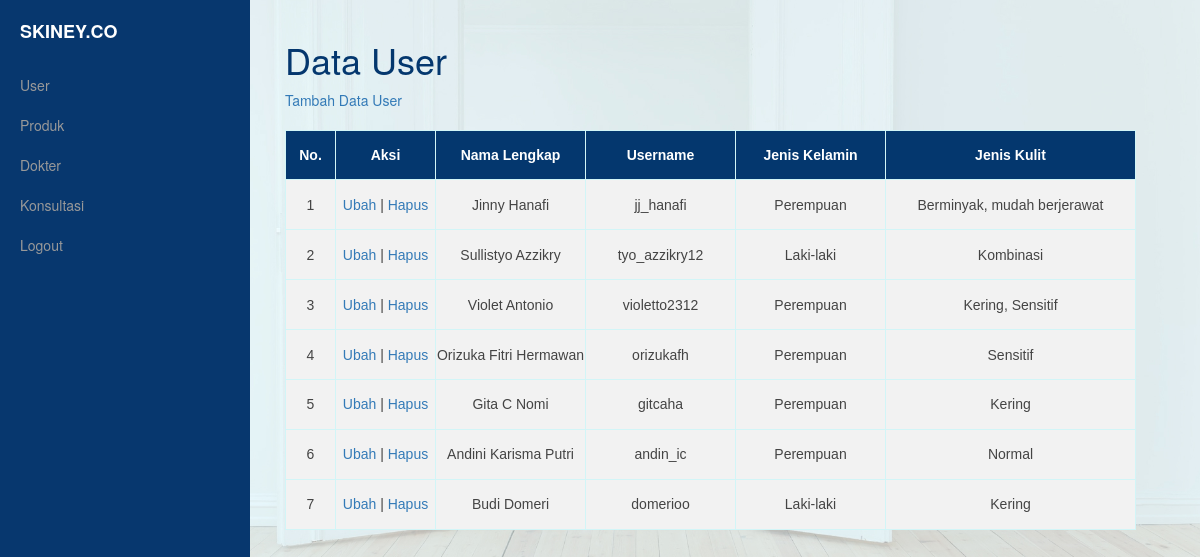
The page /data_user/daftar_user.php on the database its author committed.
### tables this page shows
CREATE TABLE `user` (
  `id` int(11) NOT NULL,
  `nama_lengkap` varchar(100) NOT NULL,
  `username` varchar(50) NOT NULL,
  `password` varchar(200) NOT NULL,
  `jenis_kelamin` varchar(30) NOT NULL,
  `jenis_kulit` varchar(100) NOT NULL
);

### functions.php (called while the page is built, shortened)
<?php
$koneksi = mysqli_connect("localhost", "root", "", "joco");
function query($query) {
    global $koneksi;
    $result = mysqli_query($koneksi, $query);
    $rows = [];
    while( $row = mysqli_fetch_assoc($result) ) {
        $rows[] = $row;
    }
    return $rows;
}
?>

### data_user/daftar_user.php (the view, shortened to what this page needs)
<?php
require 'C:/xampp/htdocs/jo&co-web/functions.php';
$user = query("SELECT * FROM user");
?>
<!DOCTYPE html>
<html lang="en">
<head>
    <link href="css/bootstrap.min.css" rel="stylesheet">
    <link href="css/simple-sidebar.css" rel="stylesheet">
</head>
<body>
    <div id="wrapper">
        <div id="sidebar-wrapper">
            <ul class="sidebar-nav">
                <li class="sidebar-brand">
                    <a href="../dashboard.php">
                        <b> SKINEY.CO </b>
                    </a>
                </li>
                <li>
                    <a href="../data_user/daftar_user.php">User</a>
                </li>
                <li>
                    <a href="../produk/daftar_produk.php">Produk</a>
                </li>
                <li>
                    <a href="../dokter/daftar_dokter.php">Dokter</a>
                </li>
                <li>
                    <a href="../konsultasi/daftar_konsultasi.php">Konsultasi</a>
                </li>
                <li>
                <a href="../logout.php" onclick="return confirm('Apakah Anda yakin ingin keluar?');"> Logout </a>
                </li>
            </ul>
        </div>
        <div id="page-content-wrapper">
            <div class="container-fluid">
                <div class="row">
                    <div class="col-lg-12">
                        <h1 class="warnakita">Data User</h1>
                        <a href="tambah_user.php"> Tambah Data User </a>
                        <br><br>
                        <table class="table1" border="1">
                            <tr>
                                <th width="50px"> <center> <b> No. </b> </center> </th>
                                <th width="100px"> <center> <b> Aksi </b> </center> </th>
                                <th width="150px"> <center> <b> Nama Lengkap </b> </center> </th>
                                <th width="150px"> <center> <b> Username </b> </center> </th>
                                <th width="150px"> <center> <b> Jenis Kelamin </b> </center> </th>
                                <th width="250px"> <center> <b> Jenis Kulit </b> </center> </th>
                            </tr>
                            <?php $i = 1; ?>
                            <?php foreach($user as $row) : ?>
                            <tr>
                                <td> <?= $i ?> </td>
                                <td>
                                    <a href="ubah_user.php?id=<?= $row["id"]; ?>"> Ubah </a> |
                                    <a href="hapus_user.php?id=<?= $row["id"]; ?>"> Hapus </a>
                                </td>
                                <td> <?= $row["nama_lengkap"]; ?> </td>
                                <td> <?= $row["username"]; ?> </td>
                                <td> <?= $row["jenis_kelamin"]; ?> </td>
                                <td> <?= $row["jenis_kulit"] ?> </td>
                            </tr>
                            <?php $i++; ?>
                            <?php endforeach; ?>
</table>
                    </div>
                </div>
            </div>
        </div>
    </div>
</body>
</html>

### data_user/css/simple-sidebar.css (style rules this page uses)
#wrapper { padding-left: 0; -webkit-transition: all 0.5s ease; -moz-transition: all 0.5s ease; -o-transition: all 0.5s ease; transition: all 0.5s ease; }
#sidebar-wrapper { z-index: 1000; position: fixed; left: 250px; width: 0; height: 100%; margin-left: -250px; overflow-y: auto; background: rgb(7, 55, 110); -webkit-transition: all 0.5s ease; -moz-transition: all 0.5s ease; -o-transition: all 0.5s ease; transition: all 0.5s ease; }
#page-content-wrapper { width: 100%; padding: 15px; }
.sidebar-nav { position: absolute; top: 0; width: 250px; margin: 0; padding: 0; list-style: none; }
.sidebar-nav li { text-indent: 20px; line-height: 40px; }
.sidebar-nav li a { display: block; text-decoration: none; color: #999999; }
.sidebar-nav > .sidebar-brand { height: 65px; font-size: 18px; line-height: 60px; }
.sidebar-nav > .sidebar-brand a { color: #999999; }
@media (min-width:768px) { #wrapper { padding-left: 250px; } }
@media (min-width:768px) { #sidebar-wrapper { width: 250px; } }
@media (min-width:768px) { #page-content-wrapper { padding: 20px; } }

### data_user/daftar_user.php (style rules this page uses)
.warnakita { color: #04376e; }
body { font-family: sans-serif; background: url('../bg.jpg'); background-position: center; background-size: cover; height: auto; transition: all .5s; }
.table1 { font-family: sans-serif; color: #444; border-collapse: collapse; height: 400px; border: 1px solid #D2f5f7; }
.table1 tr th { background: #04376e; color: #fff; font-weight: normal; }
.table1, th, td { padding: 8px 20px; text-align: center; background-color: #f2f2f2; }
.table1 tr:nth-child(even) { background-color: #f2f2f2; }

### rows shown on the page
user: nama_lengkap "Jinny Hanafi", username "jj_hanafi", jenis_kelamin "Perempuan", jenis_kulit "Berminyak, mudah berjerawat"
user: nama_lengkap "Sullistyo Azzikry", username "tyo_azzikry12", jenis_kelamin "Laki-laki", jenis_kulit "Kombinasi"
user: nama_lengkap "Violet Antonio", username "violetto2312", jenis_kelamin "Perempuan", jenis_kulit "Kering, Sensitif"
user: nama_lengkap "Orizuka Fitri Hermawan", username "orizukafh", jenis_kelamin "Perempuan", jenis_kulit "Sensitif"
user: nama_lengkap "Gita C Nomi", username "gitcaha", jenis_kelamin "Perempuan", jenis_kulit "Kering"
user: nama_lengkap "Andini Karisma Putri", username "andin_ic", jenis_kelamin "Perempuan", jenis_kulit "Normal"
user: nama_lengkap "Budi Domeri", username "domerioo", jenis_kelamin "Laki-laki", jenis_kulit "Kering"
